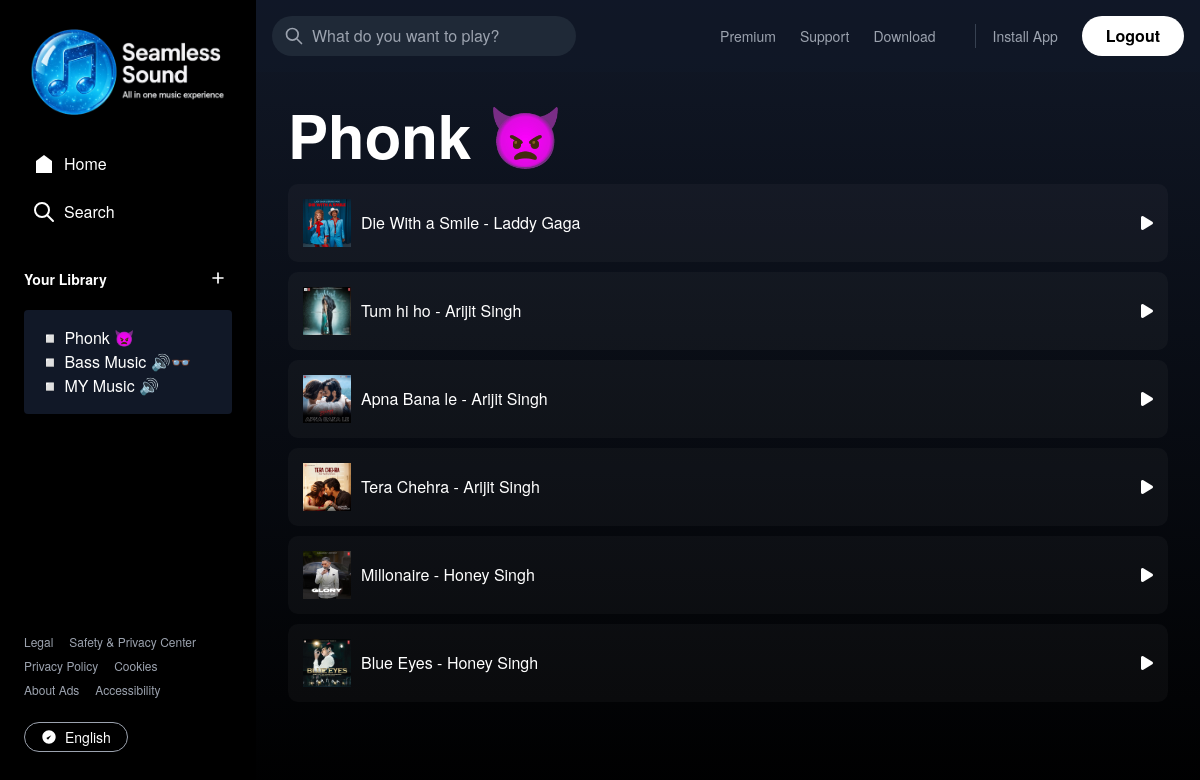
Page /playlists/4/ (signed in) on the committed database.
### music/models.py (models this page shows, shortened)
class Playlist(models.Model):
    name = models.CharField(max_length=100)
    user = models.ForeignKey(User, on_delete=models.CASCADE)
    songs = models.ManyToManyField(Song, related_name='playlists')
    created_at = models.DateTimeField(auto_now_add=True)

class Song(models.Model):
    title = models.CharField(max_length=100)
    artist = models.ForeignKey(Artist, on_delete=models.CASCADE)
    album = models.CharField(max_length=100, blank=True, null=True)
    audio_file = models.FileField(upload_to='songs/')  # Stores music files in 'media/songs/'
    cover_image = models.ImageField(upload_to='covers/', blank=True, null=True)  # Optional
    duration = models.CharField(max_length=20, blank=True)  # e.g., "3:45"
    lyrics = models.TextField(null=True, blank=True)

class Artist(models.Model):
    name = models.CharField(max_length=20)
    image = models.ImageField(upload_to='covers/', blank=True, null=True)  # Optional
    def __str__(self):
        return f"{self.name}"

### music/views.py (the view)
# urls.py: path('playlists/<int:pk>/', views.view_playlist, name='view_playlist'),
def view_playlist(request, pk):
    playlists = Playlist.objects.filter(user=request.user)
    playlist = get_object_or_404(Playlist, pk=pk)
    return render(request, 'music/view_playlist.html', {'playlist': playlist, 'playlists':playlists})

### music/templates/music/view_playlist.html (shortened to what this page needs)
{% extends 'base.html' %}
{% block content %}
<div class="p-8">
  <h2 class="text-6xl font-bold mb-5">{{ playlist.name }}</h2>
    {% for song in playlist.songs.all %}
        <a href="{% url 'song' song.id %}">
          <div id="songs-card">
            <div>
              <img class="size-12" src="{{song.cover_image.url}}" alt="">
              <p>{{ song.title }} - {{ song.artist }}</p>
            </div>
            <div>
              <i class="fa-solid fa-play"></i>
            </div>
          </div>
        </a>
    {% endfor %}
</div>
{% endblock %}

### music/templates/base.html (shortened to what this page needs)
{% load static %}
<!DOCTYPE html>
<html lang="en">
<head>
  <script src="https://cdn.tailwindcss.com"></script>
  <link rel="stylesheet" href="https://cdnjs.cloudflare.com/ajax/libs/font-awesome/6.4.0/css/all.min.css">
  <link rel="stylesheet" href="{% static 'css/base.css' %}">
</head>
<body class="bg-black text-white">
  <div class="flex h-screen">
    <div class="w-64 bg-black p-6 flex flex-col">
      <div class="mb-6 grid place-content-center">
        <a href="{% url 'home' %}">
          <img class="size-24 w-full" src="{% static 'images/logo1.png' %}" alt="">
        </a>
      </div>
      <nav class="mb-8">
        <ul class="space-y-2">
          <li>
            <a href="{% url 'home' %}" class="flex items-center p-2 rounded hover:bg-gray-800">
              <svg class="w-6 h-6 mr-2" fill="currentColor" viewBox="0 0 24 24">
                <path d="M12 3L4 9v12h16V9l-8-6z"/>
              </svg>
              <span>Home</span>
            </a>
          </li>
          <li>
            <a href="#search-bar" class="flex items-center p-2 rounded hover:bg-gray-800">
              <svg class="w-6 h-6 mr-2" fill="currentColor" viewBox="0 0 24 24">
                <path d="M10 18a8 8 0 100-16 8 8 0 000 16zm0-14a6 6 0 11-0.01 12.01A6 6 0 0110 4z"/>
                <path d="M21 21l-6-6" stroke="currentColor" stroke-width="2" stroke-linecap="round"/>
              </svg>
              <span>Search</span>
            </a>
          </li>
        </ul>
      </nav>
      <div class="flex items-center justify-between mb-4">
        <h2 class="text-sm font-bold">Your Library</h2>
        <a href="{% url 'create_playlist' %}">
          <button class="text-white hover:bg-gray-800 p-1 rounded-full">
            <svg class="w-5 h-5" fill="none" stroke="currentColor" viewBox="0 0 24 24">
              <path stroke-linecap="round" stroke-linejoin="round" stroke-width="2" d="M12 6v6m0 0v6m0-6h6m-6 0H6"/>
            </svg>
          </button>
        </a>
      </div>
      <div class="bg-gray-900 rounded p-4 mb-4">
        {% if playlists %}
        <ul>
          {% for playlist in playlists %}
          <a href="{% url 'view_playlist' playlist.pk %}"><li class="">◽ {{playlist.name}}</li></a>
          {% endfor %}
        </ul>
        {% else %}
        <h3 class="font-bold mb-1">Create your first playlist</h3>
        <p class="text-sm text-gray-400 mb-4">It's easy, we'll help you</p>
        <a href="{% url 'create_playlist' %}"><button class="bg-white text-black rounded-full px-4 py-2 text-sm font-bold">Create playlist</button></a>
        {% endif %}
      </div>
      <div class="mt-auto">
        <div class="flex flex-wrap text-xs text-gray-400 mb-4">
          <a href="#" class="mr-4 mb-2 hover:underline">Legal</a>
          <a href="#" class="mr-4 mb-2 hover:underline">Safety & Privacy Center</a>
          <a href="#" class="mr-4 mb-2 hover:underline">Privacy Policy</a>
          <a href="#" class="mr-4 mb-2 hover:underline">Cookies</a>
          <a href="#" class="mr-4 mb-2 hover:underline">About Ads</a>
          <a href="#" class="mr-4 mb-2 hover:underline">Accessibility</a>
        </div>
        <div class="mb-6">
          <button class="border border-gray-400 rounded-full px-4 py-1 text-sm flex items-center">
            <svg class="w-4 h-4 mr-2" viewBox="0 0 24 24" fill="currentColor">
              <path d="M12 22C6.477 22 2 17.523 2 12S6.477 2 12 2s10 4.477 10 10-4.477 10-10 10zm-4-8.5l2.514 2.5L15.5 9.5"/>
            </svg>
            English
          </button>
        </div>
      </div>
    </div>
    <div class="flex-1 bg-gradient-to-b from-gray-900 to-black overflow-y-auto">
      <header class="flex items-center justify-between p-4 sticky top-0 bg-opacity-70 bg-gray-900 z-10">
        <div class="relative w-1/3">
          <form method="GET" action="{% url 'search_songs' %}">
              <input id="search-bar" type="text" name="q" placeholder="What do you want to play?" value="{{ query|default:'' }}" class="bg-gray-800 text-white rounded-full w-full py-2 px-10">
              <svg class="absolute left-3 top-2.5 w-5 h-5 text-gray-400" fill="none" stroke="currentColor" viewBox="0 0 24 24">
                <path stroke-linecap="round" stroke-linejoin="round" stroke-width="2" d="M21 21l-6-6m2-5a7 7 0 11-14 0 7 7 0 0114 0z"/>
              </svg>
          </form>
        </div>
        <div class="flex items-center">
          <a href="#" class="text-gray-400 hover:text-white mr-6 text-sm font-medium">Premium</a>
          <a href="#" class="text-gray-400 hover:text-white mr-6 text-sm font-medium">Support</a>
          <a href="#" class="text-gray-400 hover:text-white mr-6 text-sm font-medium">Download</a>
          <a href="#" class="text-gray-400 hover:text-white mr-6 text-sm font-medium">Install App</a>
          <a href="{% url 'logout' %}" class="bg-white hover:bg-gray-200 text-black font-bold py-2 px-6 rounded-full">Logout</a>
        </div>
      </header>
      {% block content %}
      {% endblock %}
    </div>
</div>
</body>
</html>

### music/static/css/base.css (style rules this page uses)
body { font-family: 'Gotham', 'Helvetica Neue', Helvetica, Arial, sans-serif; background-color: #121212; color: white; }

### music/templates/music/view_playlist.html (style rules this page uses)
#songs-card { display: flex; justify-content: space-between; align-items: center; background-color: rgba(255, 255, 255, 0.03); margin-bottom: 10px; padding: 15px; border-radius: 10px; }
#songs-card div { display: flex; align-items: center; gap: 10px; }

### rows in the picture
Playlist: name "Phonk 👿"
Playlist: name "Bass Music 🔊👓"
Playlist: name "MY Music 🔊"
Song: cover_image (picture), title "Die With a Smile", artist "Laddy Gaga"
Song: cover_image (picture), title "Tum hi ho", artist "Arijit Singh"
Song: cover_image (picture), title "Apna Bana le", artist "Arijit Singh"
Song: cover_image (picture), title "Tera Chehra", artist "Arijit Singh"
Song: cover_image (picture), title "Millonaire", artist "Honey Singh"
Song: cover_image (picture), title "Blue Eyes", artist "Honey Singh"
